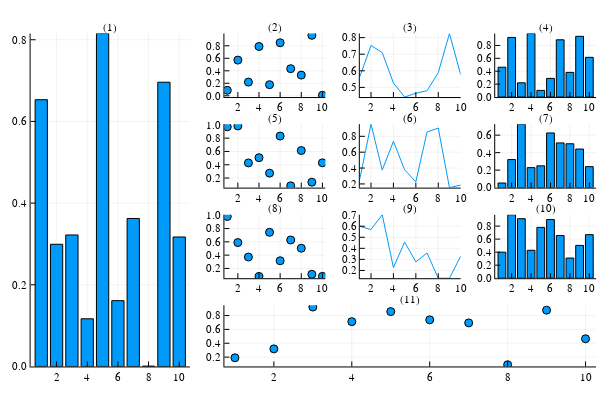

Notebook source saved alongside this figure:
### Markdown cell above
## Advanced Layouts

### Code cell
plotlyjs()
function advanced_layouts()
    l = @layout [  a{0.3w} [grid(3,3)
                             b{0.2h} ]]
    plot(
        rand(10,11),
        layout = l, legend = false, seriestype = [:bar :scatter :path],
        title = reshape(["($i)" for i=1:11], 1, 11), titleloc = :center, titlefont = font(8)
    )
end
advanced_layouts()

### Figure 1 — Plotly figure (JSON) as saved in the notebook; plotly's stock layout.template omitted (floating-point values rounded to 4 significant figures)
{"data": [{"fill": "tozeroy", "fillcolor": "rgba(0, 154, 250, 1.000)", "legendgroup": "y1", "line": {"color": "rgba(0, 0, 0, 1.000)", "dash": "solid", "width": 1}, "mode": "lines", "name": "y1", "showlegend": true, "type": "scatter", "x": [0.6, 0.6, 1.4, 1.4, 0.6, 0.6], "xaxis": "x1", "y": [0.6532, 0, 0, 0.6532, 0.6532, 0.6532], "yaxis": "y1"}, {"fill": "tozeroy", "fillcolor": "rgba(0, 154, 250, 1.000)", "legendgroup": "y1", "line": {"color": "rgba(0, 0, 0, 1.000)", "dash": "solid", "width": 1}, "mode": "lines", "name": "y1", "showlegend": false, "type": "scatter", "x": [1.6, 1.6, 2.4, 2.4, 1.6, 1.6], "xaxis": "x1", "y": [0.2991, 0, 0, 0.2991, 0.2991, 0.2991], "yaxis": "y1"}, {"fill": "tozeroy", "fillcolor": "rgba(0, 154, 250, 1.000)", "legendgroup": "y1", "line": {"color": "rgba(0, 0, 0, 1.000)", "dash": "solid", "width": 1}, "mode": "lines", "name": "y1", "showlegend": false, "type": "scatter", "x": [2.6, 2.6, 3.4, 3.4, 2.6, 2.6], "xaxis": "x1", "y": [0.322, 0, 0, 0.322, 0.322, 0.322], "yaxis": "y1"}, {"fill": "tozeroy", "fillcolor": "rgba(0, 154, 250, 1.000)", "legendgroup": "y1", "line": {"color": "rgba(0, 0, 0, 1.000)", "dash": "solid", "width": 1}, "mode": "lines", "name": "y1", "showlegend": false, "type": "scatter", "x": [3.6, 3.6, 4.4, 4.4, 3.6, 3.6], "xaxis": "x1", "y": [0.1167, 0, 0, 0.1167, 0.1167, 0.1167], "yaxis": "y1"}, {"fill": "tozeroy", "fillcolor": "rgba(0, 154, 250, 1.000)", "legendgroup": "y1", "line": {"color": "rgba(0, 0, 0, 1.000)", "dash": "solid", "width": 1}, "mode": "lines", "name": "y1", "showlegend": false, "type": "scatter", "x": [4.6, 4.6, 5.4, 5.4, 4.6, 4.6], "xaxis": "x1", "y": [0.8152, 0, 0, 0.8152, 0.8152, 0.8152], "yaxis": "y1"}, {"fill": "tozeroy", "fillcolor": "rgba(0, 154, 250, 1.000)", "legendgroup": "y1", "line": {"color": "rgba(0, 0, 0, 1.000)", "dash": "solid", "width": 1}, "mode": "lines", "name": "y1", "showlegend": false, "type": "scatter", "x": [5.6, 5.6, 6.4, 6.4, 5.6, 5.6], "xaxis": "x1", "y": [0.1611, 0, 0, 0.1611, 0.1611, 0.1611], "yaxis": "y1"}, {"fill": "tozeroy", "fillcolor": "rgba(0, 154, 250, 1.000)", "legendgroup": "y1", "line": {"color": "rgba(0, 0, 0, 1.000)", "dash": "solid", "width": 1}, "mode": "lines", "name": "y1", "showlegend": false, "type": "scatter", "x": [6.6, 6.6, 7.4, 7.4, 6.6, 6.6], "xaxis": "x1", "y": [0.3624, 0, 0, 0.3624, 0.3624, 0.3624], "yaxis": "y1"}, {"fill": "tozeroy", "fillcolor": "rgba(0, 154, 250, 1.000)", "legendgroup": "y1", "line": {"color": "rgba(0, 0, 0, 1.000)", "dash": "solid", "width": 1}, "mode": "lines", "name": "y1", "showlegend": false, "type": "scatter", "x": [7.6, 7.6, 8.4, 8.4, 7.6, 7.6], "xaxis": "x1", "y": [0.0007626, 0, 0, 0.0007626, 0.0007626, 0.0007626], "yaxis": "y1"}, {"fill": "tozeroy", "fillcolor": "rgba(0, 154, 250, 1.000)", "legendgroup": "y1", "line": {"color": "rgba(0, 0, 0, 1.000)", "dash": "solid", "width": 1}, "mode": "lines", "name": "y1", "showlegend": false, "type": "scatter", "x": [8.6, 8.6, 9.4, 9.4, 8.6, 8.6], "xaxis": "x1", "y": [0.696, 0, 0, 0.696, 0.696, 0.696], "yaxis": "y1"}, {"fill": "tozeroy", "fillcolor": "rgba(0, 154, 250, 1.000)", "legendgroup": "y1", "line": {"color": "rgba(0, 0, 0, 1.000)", "dash": "solid", "width": 1}, "mode": "lines", "name": "y1", "showlegend": false, "type": "scatter", "x": [9.6, 9.6, 10.4, 10.4, 9.6, 9.6], "xaxis": "x1", "y": [0.317, 0, 0, 0.317, 0.317, 0.317], "yaxis": "y1"}, {"colorbar": {"title": ""}, "legendgroup": "y2", "marker": {"color": "rgba(0, 154, 250, 1.000)", "line": {"color": "rgba(0, 0, 0, 1.000)", "width": 1}, "size": 8, "symbol": "circle"}, "mode": "markers", "name": "y2", "showlegend": true, "type": "scatter", "x": [1, 2, 3, 4, 5, 6, 7, 8, 9, 10], "xaxis": "x2", "y": [0.08784, 0.571, 0.2192, 0.7889, 0.178, 0.8487, 0.4337, 0.3308, 0.9674, 0.008601], "yaxis": "y2"}, {"colorbar": {"title": ""}, "legendgroup": "y3", "line": {"color": "rgba(0, 154, 250, 1.000)", "dash": "solid", "shape": "linear", "width": 1}, "mode": "lines", "name": "y3", "showlegend": true, "type": "scatter", "x": [1, 2, 3, 4, 5, 6, 7, 8, 9, 10], "xaxis": "x3", "y": [0.5645, 0.7527, 0.7097, 0.5261, 0.4418, 0.4648, 0.48, 0.5888, 0.8246, 0.5768], "yaxis": "y3"}, {"fill": "tozeroy", "fillcolor": "rgba(0, 154, 250, 1.000)", "legendgroup": "y4", "line": {"color": "rgba(0, 0, 0, 1.000)", "dash": "solid", "width": 1}, "mode": "lines", "name": "y4", "showlegend": true, "type": "scatter", "x": [0.6, 0.6, 1.4, 1.4, 0.6, 0.6], "xaxis": "x4", "y": [0.4625, 0, 0, 0.4625, 0.4625, 0.4625], "yaxis": "y4"}, {"fill": "tozeroy", "fillcolor": "rgba(0, 154, 250, 1.000)", "legendgroup": "y4", "line": {"color": "rgba(0, 0, 0, 1.000)", "dash": "solid", "width": 1}, "mode": "lines", "name": "y4", "showlegend": false, "type": "scatter", "x": [1.6, 1.6, 2.4, 2.4, 1.6, 1.6], "xaxis": "x4", "y": [0.9237, 0, 0, 0.9237, 0.9237, 0.9237], "yaxis": "y4"}, {"fill": "tozeroy", "fillcolor": "rgba(0, 154, 250, 1.000)", "legendgroup": "y4", "line": {"color": "rgba(0, 0, 0, 1.000)", "dash": "solid", "width": 1}, "mode": "lines", "name": "y4", "showlegend": false, "type": "scatter", "x": [2.6, 2.6, 3.4, 3.4, 2.6, 2.6], "xaxis": "x4", "y": [0.2206, 0, 0, 0.2206, 0.2206, 0.2206], "yaxis": "y4"}, {"fill": "tozeroy", "fillcolor": "rgba(0, 154, 250, 1.000)", "legendgroup": "y4", "line": {"color": "rgba(0, 0, 0, 1.000)", "dash": "solid", "width": 1}, "mode": "lines", "name": "y4", "showlegend": false, "type": "scatter", "x": [3.6, 3.6, 4.4, 4.4, 3.6, 3.6], "xaxis": "x4", "y": [0.9842, 0, 0, 0.9842, 0.9842, 0.9842], "yaxis": "y4"}, {"fill": "tozeroy", "fillcolor": "rgba(0, 154, 250, 1.000)", "legendgroup": "y4", "line": {"color": "rgba(0, 0, 0, 1.000)", "dash": "solid", "width": 1}, "mode": "lines", "name": "y4", "showlegend": false, "type": "scatter", "x": [4.6, 4.6, 5.4, 5.4, 4.6, 4.6], "xaxis": "x4", "y": [0.1029, 0, 0, 0.1029, 0.1029, 0.1029], "yaxis": "y4"}, {"fill": "tozeroy", "fillcolor": "rgba(0, 154, 250, 1.000)", "legendgroup": "y4", "line": {"color": "rgba(0, 0, 0, 1.000)", "dash": "solid", "width": 1}, "mode": "lines", "name": "y4", "showlegend": false, "type": "scatter", "x": [5.6, 5.6, 6.4, 6.4, 5.6, 5.6], "xaxis": "x4", "y": [0.2895, 0, 0, 0.2895, 0.2895, 0.2895], "yaxis": "y4"}, {"fill": "tozeroy", "fillcolor": "rgba(0, 154, 250, 1.000)", "legendgroup": "y4", "line": {"color": "rgba(0, 0, 0, 1.000)", "dash": "solid", "width": 1}, "mode": "lines", "name": "y4", "showlegend": false, "type": "scatter", "x": [6.6, 6.6, 7.4, 7.4, 6.6, 6.6], "xaxis": "x4", "y": [0.8872, 0, 0, 0.8872, 0.8872, 0.8872], "yaxis": "y4"}, {"fill": "tozeroy", "fillcolor": "rgba(0, 154, 250, 1.000)", "legendgroup": "y4", "line": {"color": "rgba(0, 0, 0, 1.000)", "dash": "solid", "width": 1}, "mode": "lines", "name": "y4", "showlegend": false, "type": "scatter", "x": [7.6, 7.6, 8.4, 8.4, 7.6, 7.6], "xaxis": "x4", "y": [0.382, 0, 0, 0.382, 0.382, 0.382], "yaxis": "y4"}, {"fill": "tozeroy", "fillcolor": "rgba(0, 154, 250, 1.000)", "legendgroup": "y4", "line": {"color": "rgba(0, 0, 0, 1.000)", "dash": "solid", "width": 1}, "mode": "lines", "name": "y4", "showlegend": false, "type": "scatter", "x": [8.6, 8.6, 9.4, 9.4, 8.6, 8.6], "xaxis": "x4", "y": [0.9407, 0, 0, 0.9407, 0.9407, 0.9407], "yaxis": "y4"}, {"fill": "tozeroy", "fillcolor": "rgba(0, 154, 250, 1.000)", "legendgroup": "y4", "line": {"color": "rgba(0, 0, 0, 1.000)", "dash": "solid", "width": 1}, "mode": "lines", "name": "y4", "showlegend": false, "type": "scatter", "x": [9.6, 9.6, 10.4, 10.4, 9.6, 9.6], "xaxis": "x4", "y": [0.6153, 0, 0, 0.6153, 0.6153, 0.6153], "yaxis": "y4"}, {"colorbar": {"title": ""}, "legendgroup": "y5", "marker": {"color": "rgba(0, 154, 250, 1.000)", "line": {"color": "rgba(0, 0, 0, 1.000)", "width": 1}, "size": 8, "symbol": "circle"}, "mode": "markers", "name": "y5", "showlegend": true, "type": "scatter", "x": [1, 2, 3, 4, 5, 6, 7, 8, 9, 10], "xaxis": "x5", "y": [0.9704, 0.9842, 0.4277, 0.5064, 0.2741, 0.8317, 0.08305, 0.6137, 0.1376, 0.429], "yaxis": "y5"}, {"colorbar": {"title": ""}, "legendgroup": "y6", "line": {"color": "rgba(0, 154, 250, 1.000)", "dash": "solid", "shape": "linear", "width": 1}, "mode": "lines", "name": "y6", "showlegend": true, "type": "scatter", "x": [1, 2, 3, 4, 5, 6, 7, 8, 9, 10], "xaxis": "x6", "y": [0.2655, 0.9535, 0.3743, 0.7364, 0.3782, 0.2259, 0.8555, 0.9032, 0.1535, 0.1858], "yaxis": "y6"}, {"fill": "tozeroy", "fillcolor": "rgba(0, 154, 250, 1.000)", "legendgroup": "y7", "line": {"color": "rgba(0, 0, 0, 1.000)", "dash": "solid", "width": 1}, "mode": "lines", "name": "y7", "showlegend": true, "type": "scatter", "x": [0.6, 0.6, 1.4, 1.4, 0.6, 0.6], "xaxis": "x7", "y": [0.05256, 0, 0, 0.05256, 0.05256, 0.05256], "yaxis": "y7"}, {"fill": "tozeroy", "fillcolor": "rgba(0, 154, 250, 1.000)", "legendgroup": "y7", "line": {"color": "rgba(0, 0, 0, 1.000)", "dash": "solid", "width": 1}, "mode": "lines", "name": "y7", "showlegend": false, "type": "scatter", "x": [1.6, 1.6, 2.4, 2.4, 1.6, 1.6], "xaxis": "x7", "y": [0.3208, 0, 0, 0.3208, 0.3208, 0.3208], "yaxis": "y7"}, {"fill": "tozeroy", "fillcolor": "rgba(0, 154, 250, 1.000)", "legendgroup": "y7", "line": {"color": "rgba(0, 0, 0, 1.000)", "dash": "solid", "width": 1}, "mode": "lines", "name": "y7", "showlegend": false, "type": "scatter", "x": [2.6, 2.6, 3.4, 3.4, 2.6, 2.6], "xaxis": "x7", "y": [0.7261, 0, 0, 0.7261, 0.7261, 0.7261], "yaxis": "y7"}, {"fill": "tozeroy", "fillcolor": "rgba(0, 154, 250, 1.000)", "legendgroup": "y7", "line": {"color": "rgba(0, 0, 0, 1.000)", "dash": "solid", "width": 1}, "mode": "lines", "name": "y7", "showlegend": false, "type": "scatter", "x": [3.6, 3.6, 4.4, 4.4, 3.6, 3.6], "xaxis": "x7", "y": [0.2287, 0, 0, 0.2287, 0.2287, 0.2287], "yaxis": "y7"}, {"fill": "tozeroy", "fillcolor": "rgba(0, 154, 250, 1.000)", "legendgroup": "y7", "line": {"color": "rgba(0, 0, 0, 1.000)", "dash": "solid", "width": 1}, "mode": "lines", "name": "y7", "showlegend": false, "type": "scatter", "x": [4.6, 4.6, 5.4, 5.4, 4.6, 4.6], "xaxis": "x7", "y": [0.249, 0, 0, 0.249, 0.249, 0.249], "yaxis": "y7"}, {"fill": "tozeroy", "fillcolor": "rgba(0, 154, 250, 1.000)", "legendgroup": "y7", "line": {"color": "rgba(0, 0, 0, 1.000)", "dash": "solid", "width": 1}, "mode": "lines", "name": "y7", "showlegend": false, "type": "scatter", "x": [5.6, 5.6, 6.4, 6.4, 5.6, 5.6], "xaxis": "x7", "y": [0.625, 0, 0, 0.625, 0.625, 0.625], "yaxis": "y7"}, {"fill": "tozeroy", "fillcolor": "rgba(0, 154, 250, 1.000)", "legendgroup": "y7", "line": {"color": "rgba(0, 0, 0, 1.000)", "dash": "solid", "width": 1}, "mode": "lines", "name": "y7", "showlegend": false, "type": "scatter", "x": [6.6, 6.6, 7.4, 7.4, 6.6, 6.6], "xaxis": "x7", "y": [0.511, 0, 0, 0.511, 0.511, 0.511], "yaxis": "y7"}, {"fill": "tozeroy", "fillcolor": "rgba(0, 154, 250, 1.000)", "legendgroup": "y7", "line": {"color": "rgba(0, 0, 0, 1.000)", "dash": "solid", "width": 1}, "mode": "lines", "name": "y7", "showlegend": false, "type": "scatter", "x": [7.6, 7.6, 8.4, 8.4, 7.6, 7.6], "xaxis": "x7", "y": [0.5015, 0, 0, 0.5015, 0.5015, 0.5015], "yaxis": "y7"}, {"fill": "tozeroy", "fillcolor": "rgba(0, 154, 250, 1.000)", "legendgroup": "y7", "line": {"color": "rgba(0, 0, 0, 1.000)", "dash": "solid", "width": 1}, "mode": "lines", "name": "y7", "showlegend": false, "type": "scatter", "x": [8.6, 8.6, 9.4, 9.4, 8.6, 8.6], "xaxis": "x7", "y": [0.441, 0, 0, 0.441, 0.441, 0.441], "yaxis": "y7"}, {"fill": "tozeroy", "fillcolor": "rgba(0, 154, 250, 1.000)", "legendgroup": "y7", "line": {"color": "rgba(0, 0, 0, 1.000)", "dash": "solid", "width": 1}, "mode": "lines", "name": "y7", "showlegend": false, "type": "scatter", "x": [9.6, 9.6, 10.4, 10.4, 9.6, 9.6], "xaxis": "x7", "y": [0.24, 0, 0, 0.24, 0.24, 0.24], "yaxis": "y7"}, {"colorbar": {"title": ""}, "legendgroup": "y8", "marker": {"color": "rgba(0, 154, 250, 1.000)", "line": {"color": "rgba(0, 0, 0, 1.000)", "width": 1}, "size": 8, "symbol": "circle"}, "mode": "markers", "name": "y8", "showlegend": true, "type": "scatter", "x": [1, 2, 3, 4, 5, 6, 7, 8, 9, 10], "xaxis": "x8", "y": [0.9812, 0.5893, 0.3718, 0.08034, 0.7433, 0.3157, 0.6279, 0.5045, 0.1125, 0.0813], "yaxis": "y8"}, {"colorbar": {"title": ""}, "legendgroup": "y9", "line": {"color": "rgba(0, 154, 250, 1.000)", "dash": "solid", "shape": "linear", "width": 1}, "mode": "lines", "name": "y9", "showlegend": true, "type": "scatter", "x": [1, 2, 3, 4, 5, 6, 7, 8, 9, 10], "xaxis": "x9", "y": [0.5989, 0.57, 0.7041, 0.2259, 0.4565, 0.2777, 0.3578, 0.13, 0.1298, 0.3293], "yaxis": "y9"}, {"fill": "tozeroy", "fillcolor": "rgba(0, 154, 250, 1.000)", "legendgroup": "y10", "line": {"color": "rgba(0, 0, 0, 1.000)", "dash": "solid", "width": 1}, "mode": "lines", "name": "y10", "showlegend": true, "type": "scatter", "x": [0.6, 0.6, 1.4, 1.4, 0.6, 0.6], "xaxis": "x10", "y": [0.3994, 0, 0, 0.3994, 0.3994, 0.3994], "yaxis": "y10"}, {"fill": "tozeroy", "fillcolor": "rgba(0, 154, 250, 1.000)", "legendgroup": "y10", "line": {"color": "rgba(0, 0, 0, 1.000)", "dash": "solid", "width": 1}, "mode": "lines", "name": "y10", "showlegend": false, "type": "scatter", "x": [1.6, 1.6, 2.4, 2.4, 1.6, 1.6], "xaxis": "x10", "y": [0.9748, 0, 0, 0.9748, 0.9748, 0.9748], "yaxis": "y10"}, {"fill": "tozeroy", "fillcolor": "rgba(0, 154, 250, 1.000)", "legendgroup": "y10", "line": {"color": "rgba(0, 0, 0, 1.000)", "dash": "solid", "width": 1}, "mode": "lines", "name": "y10", "showlegend": false, "type": "scatter", "x": [2.6, 2.6, 3.4, 3.4, 2.6, 2.6], "xaxis": "x10", "y": [0.9136, 0, 0, 0.9136, 0.9136, 0.9136], "yaxis": "y10"}, {"fill": "tozeroy", "fillcolor": "rgba(0, 154, 250, 1.000)", "legendgroup": "y10", "line": {"color": "rgba(0, 0, 0, 1.000)", "dash": "solid", "width": 1}, "mode": "lines", "name": "y10", "showlegend": false, "type": "scatter", "x": [3.6, 3.6, 4.4, 4.4, 3.6, 3.6], "xaxis": "x10", "y": [0.4287, 0, 0, 0.4287, 0.4287, 0.4287], "yaxis": "y10"}, {"fill": "tozeroy", "fillcolor": "rgba(0, 154, 250, 1.000)", "legendgroup": "y10", "line": {"color": "rgba(0, 0, 0, 1.000)", "dash": "solid", "width": 1}, "mode": "lines", "name": "y10", "showlegend": false, "type": "scatter", "x": [4.6, 4.6, 5.4, 5.4, 4.6, 4.6], "xaxis": "x10", "y": [0.7796, 0, 0, 0.7796, 0.7796, 0.7796], "yaxis": "y10"}, {"fill": "tozeroy", "fillcolor": "rgba(0, 154, 250, 1.000)", "legendgroup": "y10", "line": {"color": "rgba(0, 0, 0, 1.000)", "dash": "solid", "width": 1}, "mode": "lines", "name": "y10", "showlegend": false, "type": "scatter", "x": [5.6, 5.6, 6.4, 6.4, 5.6, 5.6], "xaxis": "x10", "y": [0.9006, 0, 0, 0.9006, 0.9006, 0.9006], "yaxis": "y10"}, {"fill": "tozeroy", "fillcolor": "rgba(0, 154, 250, 1.000)", "legendgroup": "y10", "line": {"color": "rgba(0, 0, 0, 1.000)", "dash": "solid", "width": 1}, "mode": "lines", "name": "y10", "showlegend": false, "type": "scatter", "x": [6.6, 6.6, 7.4, 7.4, 6.6, 6.6], "xaxis": "x10", "y": [0.6549, 0, 0, 0.6549, 0.6549, 0.6549], "yaxis": "y10"}, {"fill": "tozeroy", "fillcolor": "rgba(0, 154, 250, 1.000)", "legendgroup": "y10", "line": {"color": "rgba(0, 0, 0, 1.000)", "dash": "solid", "width": 1}, "mode": "lines", "name": "y10", "showlegend": false, "type": "scatter", "x": [7.6, 7.6, 8.4, 8.4, 7.6, 7.6], "xaxis": "x10", "y": [0.3096, 0, 0, 0.3096, 0.3096, 0.3096], "yaxis": "y10"}, {"fill": "tozeroy", "fillcolor": "rgba(0, 154, 250, 1.000)", "legendgroup": "y10", "line": {"color": "rgba(0, 0, 0, 1.000)", "dash": "solid", "width": 1}, "mode": "lines", "name": "y10", "showlegend": false, "type": "scatter", "x": [8.6, 8.6, 9.4, 9.4, 8.6, 8.6], "xaxis": "x10", "y": [0.5035, 0, 0, 0.5035, 0.5035, 0.5035], "yaxis": "y10"}, {"fill": "tozeroy", "fillcolor": "rgba(0, 154, 250, 1.000)", "legendgroup": "y10", "line": {"color": "rgba(0, 0, 0, 1.000)", "dash": "solid", "width": 1}, "mode": "lines", "name": "y10", "showlegend": false, "type": "scatter", "x": [9.6, 9.6, 10.4, 10.4, 9.6, 9.6], "xaxis": "x10", "y": [0.6686, 0, 0, 0.6686, 0.6686, 0.6686], "yaxis": "y10"}, {"colorbar": {"title": ""}, "legendgroup": "y11", "marker": {"color": "rgba(0, 154, 250, 1.000)", "line": {"color": "rgba(0, 0, 0, 1.000)", "width": 1}, "size": 8, "symbol": "circle"}, "mode": "markers", "name": "y11", "showlegend": true, "type": "scatter", "x": [1, 2, 3, 4, 5, 6, 7, 8, 9, 10], "xaxis": "x11", "y": [0.1906, 0.3192, 0.9228, 0.7121, 0.8566, 0.7377, 0.694, 0.0903, 0.878, 0.4648], "yaxis": "y11"}], "layout": {"annotations": [{"font": {"color": "rgba(0, 0, 0, 1.000)", "family": "sans-serif", "size": 11}, "rotation": 0, "showarrow": false, "text": "(1)", "x": 0.1837, "xanchor": "center", "xref": "paper", "y": 1, "yanchor": "top", "yref": "paper"}, {"font": {"color": "rgba(0, 0, 0, 1.000)", "family": "sans-serif", "size": 11}, "rotation": 0, "showarrow": false, "text": "(2)", "x": 0.4581, "xanchor": "center", "xref": "paper", "y": 1, "yanchor": "top", "yref": "paper"}, {"font": {"color": "rgba(0, 0, 0, 1.000)", "family": "sans-serif", "size": 11}, "rotation": 0, "showarrow": false, "text": "(3)", "x": 0.6837, "xanchor": "center", "xref": "paper", "y": 1, "yanchor": "top", "yref": "paper"}, {"font": {"color": "rgba(0, 0, 0, 1.000)", "family": "sans-serif", "size": 11}, "rotation": 0, "showarrow": false, "text": "(4)", "x": 0.9094, "xanchor": "center", "xref": "paper", "y": 1, "yanchor": "top", "yref": "paper"}, {"font": {"color": "rgba(0, 0, 0, 1.000)", "family": "sans-serif", "size": 11}, "rotation": 0, "showarrow": false, "text": "(5)", "x": 0.4581, "xanchor": "center", "xref": "paper", "y": 0.7484, "yanchor": "top", "yref": "paper"}, {"font": {"color": "rgba(0, 0, 0, 1.000)", "family": "sans-serif", "size": 11}, "rotation": 0, "showarrow": false, "text": "(6)", "x": 0.6837, "xanchor": "center", "xref": "paper", "y": 0.7484, "yanchor": "top", "yref": "paper"}, {"font": {"color": "rgba(0, 0, 0, 1.000)", "family": "sans-serif", "size": 11}, "rotation": 0, "showarrow": false, "text": "(7)", "x": 0.9094, "xanchor": "center", "xref": "paper", "y": 0.7484, "yanchor": "top", "yref": "paper"}, {"font": {"color": "rgba(0, 0, 0, 1.000)", "family": "sans-serif", "size": 11}, "rotation": 0, "showarrow": false, "text": "(8)", "x": 0.4581, "xanchor": "center", "xref": "paper", "y": 0.4968, "yanchor": "top", "yref": "paper"}, {"font": {"color": "rgba(0, 0, 0, 1.000)", "family": "sans-serif", "size": 11}, "rotation": 0, "showarrow": false, "text": "(9)", "x": 0.6837, "xanchor": "center", "xref": "paper", "y": 0.4968, "yanchor": "top", "yref": "paper"}, {"font": {"color": "rgba(0, 0, 0, 1.000)", "family": "sans-serif", "size": 11}, "rotation": 0, "showarrow": false, "text": "(10)", "x": 0.9094, "xanchor": "center", "xref": "paper", "y": 0.4968, "yanchor": "top", "yref": "paper"}, {"font": {"color": "rgba(0, 0, 0, 1.000)", "family": "sans-serif", "size": 11}, "rotation": 0, "showarrow": false, "text": "(11)", "x": 0.6837, "xanchor": "center", "xref": "paper", "y": 0.2451, "yanchor": "top", "yref": "paper"}], "height": 400, "margin": {"b": 20, "l": 0, "r": 0, "t": 20}, "paper_bgcolor": "rgba(255, 255, 255, 1.000)", "plot_bgcolor": "rgba(255, 255, 255, 1.000)", "showlegend": false, "width": 600, "xaxis1": {"anchor": "y1", "domain": [0.05101, 0.3165], "gridcolor": "rgba(0, 0, 0, 0.100)", "gridwidth": 0.5, "linecolor": "rgba(0, 0, 0, 1.000)", "mirror": false, "range": [0.306, 10.69], "showgrid": true, "showline": true, "showticklabels": true, "tickangle": 0, "tickcolor": "rgb(0, 0, 0)", "tickfont": {"color": "rgba(0, 0, 0, 1.000)", "family": "sans-serif", "size": 11}, "tickmode": "array", "ticks": "inside", "ticktext": ["2", "4", "6", "8", "10"], "tickvals": [2, 4, 6, 8, 10], "title": "", "titlefont": {"color": "rgba(0, 0, 0, 1.000)", "family": "sans-serif", "size": 15}, "type": "-", "visible": true, "zeroline": false, "zerolinecolor": "rgba(0, 0, 0, 1.000)"}, "xaxis10": {"anchor": "y10", "domain": [0.8253, 0.9934], "gridcolor": "rgba(0, 0, 0, 0.100)", "gridwidth": 0.5, "linecolor": "rgba(0, 0, 0, 1.000)", "mirror": false, "range": [0.306, 10.69], "showgrid": true, "showline": true, "showticklabels": true, "tickangle": 0, "tickcolor": "rgb(0, 0, 0)", "tickfont": {"color": "rgba(0, 0, 0, 1.000)", "family": "sans-serif", "size": 11}, "tickmode": "array", "ticks": "inside", "ticktext": ["2", "4", "6", "8", "10"], "tickvals": [2, 4, 6, 8, 10], "title": "", "titlefont": {"color": "rgba(0, 0, 0, 1.000)", "family": "sans-serif", "size": 15}, "type": "-", "visible": true, "zeroline": false, "zerolinecolor": "rgba(0, 0, 0, 1.000)"}, "xaxis11": {"anchor": "y11", "domain": [0.374, 0.9934], "gridcolor": "rgba(0, 0, 0, 0.100)", "gridwidth": 0.5, "linecolor": "rgba(0, 0, 0, 1.000)", "mirror": false, "range": [0.73, 10.27], "showgrid": true, "showline": true, "showticklabels": true, "tickangle": 0, "tickcolor": "rgb(0, 0, 0)", "tickfont": {"color": "rgba(0, 0, 0, 1.000)", "family": "sans-serif", "size": 11}, "tickmode": "array", "ticks": "inside", "ticktext": ["2", "4", "6", "8", "10"], "tickvals": [2, 4, 6, 8, 10], "title": "", "titlefont": {"color": "rgba(0, 0, 0, 1.000)", "family": "sans-serif", "size": 15}, "type": "-", "visible": true, "zeroline": false, "zerolinecolor": "rgba(0, 0, 0, 1.000)"}, "xaxis2": {"anchor": "y2", "domain": [0.374, 0.5421], "gridcolor": "rgba(0, 0, 0, 0.100)", "gridwidth": 0.5, "linecolor": "rgba(0, 0, 0, 1.000)", "mirror": false, "range": [0.73, 10.27], "showgrid": true, "showline": true, "showticklabels": true, "tickangle": 0, "tickcolor": "rgb(0, 0, 0)", "tickfont": {"color": "rgba(0, 0, 0, 1.000)", "family": "sans-serif", "size": 11}, "tickmode": "array", "ticks": "inside", "ticktext": ["2", "4", "6", "8", "10"], "tickvals": [2, 4, 6, 8, 10], "title": "", "titlefont": {"color": "rgba(0, 0, 0, 1.000)", "family": "sans-serif", "size": 15}, "type": "-", "visible": true, "zeroline": false, "zerolinecolor": "rgba(0, 0, 0, 1.000)"}, "xaxis3": {"anchor": "y3", "domain": [0.5997, 0.7678], "gridcolor": "rgba(0, 0, 0, 0.100)", "gridwidth": 0.5, "linecolor": "rgba(0, 0, 0, 1.000)", "mirror": false, "range": [1, 10], "showgrid": true, "showline": true, "showticklabels": true, "tickangle": 0, "tickcolor": "rgb(0, 0, 0)", "tickfont": {"color": "rgba(0, 0, 0, 1.000)", "family": "sans-serif", "size": 11}, "tickmode": "array", "ticks": "inside", "ticktext": ["2", "4", "6", "8", "10"], "tickvals": [2, 4, 6, 8, 10], "title": "", "titlefont": {"color": "rgba(0, 0, 0, 1.000)", "family": "sans-serif", "size": 15}, "type": "-", "visible": true, "zeroline": false, "zerolinecolor": "rgba(0, 0, 0, 1.000)"}, "xaxis4": {"anchor": "y4", "domain": [0.8253, 0.9934], "gridcolor": "rgba(0, 0, 0, 0.100)", "gridwidth": 0.5, "linecolor": "rgba(0, 0, 0, 1.000)", "mirror": false, "range": [0.306, 10.69], "showgrid": true, "showline": true, "showticklabels": true, "tickangle": 0, "tickcolor": "rgb(0, 0, 0)", "tickfont": {"color": "rgba(0, 0, 0, 1.000)", "family": "sans-serif", "size": 11}, "tickmode": "array", "ticks": "inside", "ticktext": ["2", "4", "6", "8", "10"], "tickvals": [2, 4, 6, 8, 10], "title": "", "titlefont": {"color": "rgba(0, 0, 0, 1.000)", "family": "sans-serif", "size": 15}, "type": "-", "visible": true, "zeroline": false, "zerolinecolor": "rgba(0, 0, 0, 1.000)"}, "xaxis5": {"anchor": "y5", "domain": [0.374, 0.5421], "gridcolor": "rgba(0, 0, 0, 0.100)", "gridwidth": 0.5, "linecolor": "rgba(0, 0, 0, 1.000)", "mirror": false, "range": [0.73, 10.27], "showgrid": true, "showline": true, "showticklabels": true, "tickangle": 0, "tickcolor": "rgb(0, 0, 0)", "tickfont": {"color": "rgba(0, 0, 0, 1.000)", "family": "sans-serif", "size": 11}, "tickmode": "array", "ticks": "inside", "ticktext": ["2", "4", "6", "8", "10"], "tickvals": [2, 4, 6, 8, 10], "title": "", "titlefont": {"color": "rgba(0, 0, 0, 1.000)", "family": "sans-serif", "size": 15}, "type": "-", "visible": true, "zeroline": false, "zerolinecolor": "rgba(0, 0, 0, 1.000)"}, "xaxis6": {"anchor": "y6", "domain": [0.5997, 0.7678], "gridcolor": "rgba(0, 0, 0, 0.100)", "gridwidth": 0.5, "linecolor": "rgba(0, 0, 0, 1.000)", "mirror": false, "range": [1, 10], "showgrid": true, "showline": true, "showticklabels": true, "tickangle": 0, "tickcolor": "rgb(0, 0, 0)", "tickfont": {"color": "rgba(0, 0, 0, 1.000)", "family": "sans-serif", "size": 11}, "tickmode": "array", "ticks": "inside", "ticktext": ["2", "4", "6", "8", "10"], "tickvals": [2, 4, 6, 8, 10], "title": "", "titlefont": {"color": "rgba(0, 0, 0, 1.000)", "family": "sans-serif", "size": 15}, "type": "-", "visible": true, "zeroline": false, "zerolinecolor": "rgba(0, 0, 0, 1.000)"}, "xaxis7": {"anchor": "y7", "domain": [0.8253, 0.9934], "gridcolor": "rgba(0, 0, 0, 0.100)", "gridwidth": 0.5, "linecolor": "rgba(0, 0, 0, 1.000)", "mirror": false, "range": [0.306, 10.69], "showgrid": true, "showline": true, "showticklabels": true, "tickangle": 0, "tickcolor": "rgb(0, 0, 0)", "tickfont": {"color": "rgba(0, 0, 0, 1.000)", "family": "sans-serif", "size": 11}, "tickmode": "array", "ticks": "inside", "ticktext": ["2", "4", "6", "8", "10"], "tickvals": [2, 4, 6, 8, 10], "title": "", "titlefont": {"color": "rgba(0, 0, 0, 1.000)", "family": "sans-serif", "size": 15}, "type": "-", "visible": true, "zeroline": false, "zerolinecolor": "rgba(0, 0, 0, 1.000)"}, "xaxis8": {"anchor": "y8", "domain": [0.374, 0.5421], "gridcolor": "rgba(0, 0, 0, 0.100)", "gridwidth": 0.5, "linecolor": "rgba(0, 0, 0, 1.000)", "mirror": false, "range": [0.73, 10.27], "showgrid": true, "showline": true, "showticklabels": true, "tickangle": 0, "tickcolor": "rgb(0, 0, 0)", "tickfont": {"color": "rgba(0, 0, 0, 1.000)", "family": "sans-serif", "size": 11}, "tickmode": "array", "ticks": "inside", "ticktext": ["2", "4", "6", "8", "10"], "tickvals": [2, 4, 6, 8, 10], "title": "", "titlefont": {"color": "rgba(0, 0, 0, 1.000)", "family": "sans-serif", "size": 15}, "type": "-", "visible": true, "zeroline": false, "zerolinecolor": "rgba(0, 0, 0, 1.000)"}, "xaxis9": {"anchor": "y9", "domain": [0.5997, 0.7678], "gridcolor": "rgba(0, 0, 0, 0.100)", "gridwidth": 0.5, "linecolor": "rgba(0, 0, 0, 1.000)", "mirror": false, "range": [1, 10], "showgrid": true, "showline": true, "showticklabels": true, "tickangle": 0, "tickcolor": "rgb(0, 0, 0)", "tickfont": {"color": "rgba(0, 0, 0, 1.000)", "family": "sans-serif", "size": 11}, "tickmode": "array", "ticks": "inside", "ticktext": ["2", "4", "6", "8", "10"], "tickvals": [2, 4, 6, 8, 10], "title": "", "titlefont": {"color": "rgba(0, 0, 0, 1.000)", "family": "sans-serif", "size": 15}, "type": "-", "visible": true, "zeroline": false, "zerolinecolor": "rgba(0, 0, 0, 1.000)"}, "yaxis1": {"anchor": "x1", "domain": [0.03762, 0.9624], "gridcolor": "rgba(0, 0, 0, 0.100)", "gridwidth": 0.5, "linecolor": "rgba(0, 0, 0, 1.000)", "mirror": false, "range": [0, 0.8152], "showgrid": true, "showline": true, "showticklabels": true, "tickangle": 0, "tickcolor": "rgb(0, 0, 0)", "tickfont": {"color": "rgba(0, 0, 0, 1.000)", "family": "sans-serif", "size": 11}, "tickmode": "array", "ticks": "inside", "ticktext": ["0.0", "0.2", "0.4", "0.6", "0.8"], "tickvals": [0, 0.2, 0.4, 0.6, 0.8], "title": "", "titlefont": {"color": "rgba(0, 0, 0, 1.000)", "family": "sans-serif", "size": 15}, "type": "-", "visible": true, "zeroline": false, "zerolinecolor": "rgba(0, 0, 0, 1.000)"}, "yaxis10": {"anchor": "x10", "domain": [0.2828, 0.4591], "gridcolor": "rgba(0, 0, 0, 0.100)", "gridwidth": 0.5, "linecolor": "rgba(0, 0, 0, 1.000)", "mirror": false, "range": [0, 0.9748], "showgrid": true, "showline": true, "showticklabels": true, "tickangle": 0, "tickcolor": "rgb(0, 0, 0)", "tickfont": {"color": "rgba(0, 0, 0, 1.000)", "family": "sans-serif", "size": 11}, "tickmode": "array", "ticks": "inside", "ticktext": ["0.0", "0.2", "0.4", "0.6", "0.8"], "tickvals": [0, 0.2, 0.4, 0.6, 0.8], "title": "", "titlefont": {"color": "rgba(0, 0, 0, 1.000)", "family": "sans-serif", "size": 15}, "type": "-", "visible": true, "zeroline": false, "zerolinecolor": "rgba(0, 0, 0, 1.000)"}, "yaxis11": {"anchor": "x11", "domain": [0.03762, 0.2075], "gridcolor": "rgba(0, 0, 0, 0.100)", "gridwidth": 0.5, "linecolor": "rgba(0, 0, 0, 1.000)", "mirror": false, "range": [0.06532, 0.9478], "showgrid": true, "showline": true, "showticklabels": true, "tickangle": 0, "tickcolor": "rgb(0, 0, 0)", "tickfont": {"color": "rgba(0, 0, 0, 1.000)", "family": "sans-serif", "size": 11}, "tickmode": "array", "ticks": "inside", "ticktext": ["0.2", "0.4", "0.6", "0.8"], "tickvals": [0.2, 0.4, 0.6, 0.8], "title": "", "titlefont": {"color": "rgba(0, 0, 0, 1.000)", "family": "sans-serif", "size": 15}, "type": "-", "visible": true, "zeroline": false, "zerolinecolor": "rgba(0, 0, 0, 1.000)"}, "yaxis2": {"anchor": "x2", "domain": [0.786, 0.9624], "gridcolor": "rgba(0, 0, 0, 0.100)", "gridwidth": 0.5, "linecolor": "rgba(0, 0, 0, 1.000)", "mirror": false, "range": [-0.02016, 0.9961], "showgrid": true, "showline": true, "showticklabels": true, "tickangle": 0, "tickcolor": "rgb(0, 0, 0)", "tickfont": {"color": "rgba(0, 0, 0, 1.000)", "family": "sans-serif", "size": 11}, "tickmode": "array", "ticks": "inside", "ticktext": ["0.0", "0.2", "0.4", "0.6", "0.8"], "tickvals": [0, 0.2, 0.4, 0.6, 0.8], "title": "", "titlefont": {"color": "rgba(0, 0, 0, 1.000)", "family": "sans-serif", "size": 15}, "type": "-", "visible": true, "zeroline": false, "zerolinecolor": "rgba(0, 0, 0, 1.000)"}, "yaxis3": {"anchor": "x3", "domain": [0.786, 0.9624], "gridcolor": "rgba(0, 0, 0, 0.100)", "gridwidth": 0.5, "linecolor": "rgba(0, 0, 0, 1.000)", "mirror": false, "range": [0.4418, 0.8246], "showgrid": true, "showline": true, "showticklabels": true, "tickangle": 0, "tickcolor": "rgb(0, 0, 0)", "tickfont": {"color": "rgba(0, 0, 0, 1.000)", "family": "sans-serif", "size": 11}, "tickmode": "array", "ticks": "inside", "ticktext": ["0.5", "0.6", "0.7", "0.8"], "tickvals": [0.5, 0.6, 0.7, 0.8], "title": "", "titlefont": {"color": "rgba(0, 0, 0, 1.000)", "family": "sans-serif", "size": 15}, "type": "-", "visible": true, "zeroline": false, "zerolinecolor": "rgba(0, 0, 0, 1.000)"}, "yaxis4": {"anchor": "x4", "domain": [0.786, 0.9624], "gridcolor": "rgba(0, 0, 0, 0.100)", "gridwidth": 0.5, "linecolor": "rgba(0, 0, 0, 1.000)", "mirror": false, "range": [0, 0.9842], "showgrid": true, "showline": true, "showticklabels": true, "tickangle": 0, "tickcolor": "rgb(0, 0, 0)", "tickfont": {"color": "rgba(0, 0, 0, 1.000)", "family": "sans-serif", "size": 11}, "tickmode": "array", "ticks": "inside", "ticktext": ["0.0", "0.2", "0.4", "0.6", "0.8"], "tickvals": [0, 0.2, 0.4, 0.6, 0.8], "title": "", "titlefont": {"color": "rgba(0, 0, 0, 1.000)", "family": "sans-serif", "size": 15}, "type": "-", "visible": true, "zeroline": false, "zerolinecolor": "rgba(0, 0, 0, 1.000)"}, "yaxis5": {"anchor": "x5", "domain": [0.5344, 0.7108], "gridcolor": "rgba(0, 0, 0, 0.100)", "gridwidth": 0.5, "linecolor": "rgba(0, 0, 0, 1.000)", "mirror": false, "range": [0.05601, 1.011], "showgrid": true, "showline": true, "showticklabels": true, "tickangle": 0, "tickcolor": "rgb(0, 0, 0)", "tickfont": {"color": "rgba(0, 0, 0, 1.000)", "family": "sans-serif", "size": 11}, "tickmode": "array", "ticks": "inside", "ticktext": ["0.2", "0.4", "0.6", "0.8", "1.0"], "tickvals": [0.2, 0.4, 0.6, 0.8, 1], "title": "", "titlefont": {"color": "rgba(0, 0, 0, 1.000)", "family": "sans-serif", "size": 15}, "type": "-", "visible": true, "zeroline": false, "zerolinecolor": "rgba(0, 0, 0, 1.000)"}, "yaxis6": {"anchor": "x6", "domain": [0.5344, 0.7108], "gridcolor": "rgba(0, 0, 0, 0.100)", "gridwidth": 0.5, "linecolor": "rgba(0, 0, 0, 1.000)", "mirror": false, "range": [0.1535, 0.9535], "showgrid": true, "showline": true, "showticklabels": true, "tickangle": 0, "tickcolor": "rgb(0, 0, 0)", "tickfont": {"color": "rgba(0, 0, 0, 1.000)", "family": "sans-serif", "size": 11}, "tickmode": "array", "ticks": "inside", "ticktext": ["0.2", "0.4", "0.6", "0.8"], "tickvals": [0.2, 0.4, 0.6, 0.8], "title": "", "titlefont": {"color": "rgba(0, 0, 0, 1.000)", "family": "sans-serif", "size": 15}, "type": "-", "visible": true, "zeroline": false, "zerolinecolor": "rgba(0, 0, 0, 1.000)"}, "yaxis7": {"anchor": "x7", "domain": [0.5344, 0.7108], "gridcolor": "rgba(0, 0, 0, 0.100)", "gridwidth": 0.5, "linecolor": "rgba(0, 0, 0, 1.000)", "mirror": false, "range": [0, 0.7261], "showgrid": true, "showline": true, "showticklabels": true, "tickangle": 0, "tickcolor": "rgb(0, 0, 0)", "tickfont": {"color": "rgba(0, 0, 0, 1.000)", "family": "sans-serif", "size": 11}, "tickmode": "array", "ticks": "inside", "ticktext": ["0.0", "0.2", "0.4", "0.6"], "tickvals": [0, 0.2, 0.4, 0.6], "title": "", "titlefont": {"color": "rgba(0, 0, 0, 1.000)", "family": "sans-serif", "size": 15}, "type": "-", "visible": true, "zeroline": false, "zerolinecolor": "rgba(0, 0, 0, 1.000)"}, "yaxis8": {"anchor": "x8", "domain": [0.2828, 0.4591], "gridcolor": "rgba(0, 0, 0, 0.100)", "gridwidth": 0.5, "linecolor": "rgba(0, 0, 0, 1.000)", "mirror": false, "range": [0.05331, 1.008], "showgrid": true, "showline": true, "showticklabels": true, "tickangle": 0, "tickcolor": "rgb(0, 0, 0)", "tickfont": {"color": "rgba(0, 0, 0, 1.000)", "family": "sans-serif", "size": 11}, "tickmode": "array", "ticks": "inside", "ticktext": ["0.2", "0.4", "0.6", "0.8", "1.0"], "tickvals": [0.2, 0.4, 0.6, 0.8, 1], "title": "", "titlefont": {"color": "rgba(0, 0, 0, 1.000)", "family": "sans-serif", "size": 15}, "type": "-", "visible": true, "zeroline": false, "zerolinecolor": "rgba(0, 0, 0, 1.000)"}, "yaxis9": {"anchor": "x9", "domain": [0.2828, 0.4591], "gridcolor": "rgba(0, 0, 0, 0.100)", "gridwidth": 0.5, "linecolor": "rgba(0, 0, 0, 1.000)", "mirror": false, "range": [0.1298, 0.7041], "showgrid": true, "showline": true, "showticklabels": true, "tickangle": 0, "tickcolor": "rgb(0, 0, 0)", "tickfont": {"color": "rgba(0, 0, 0, 1.000)", "family": "sans-serif", "size": 11}, "tickmode": "array", "ticks": "inside", "ticktext": ["0.2", "0.3", "0.4", "0.5", "0.6", "0.7"], "tickvals": [0.2, 0.3, 0.4, 0.5, 0.6, 0.7], "title": "", "titlefont": {"color": "rgba(0, 0, 0, 1.000)", "family": "sans-serif", "size": 15}, "type": "-", "visible": true, "zeroline": false, "zerolinecolor": "rgba(0, 0, 0, 1.000)"}}}
